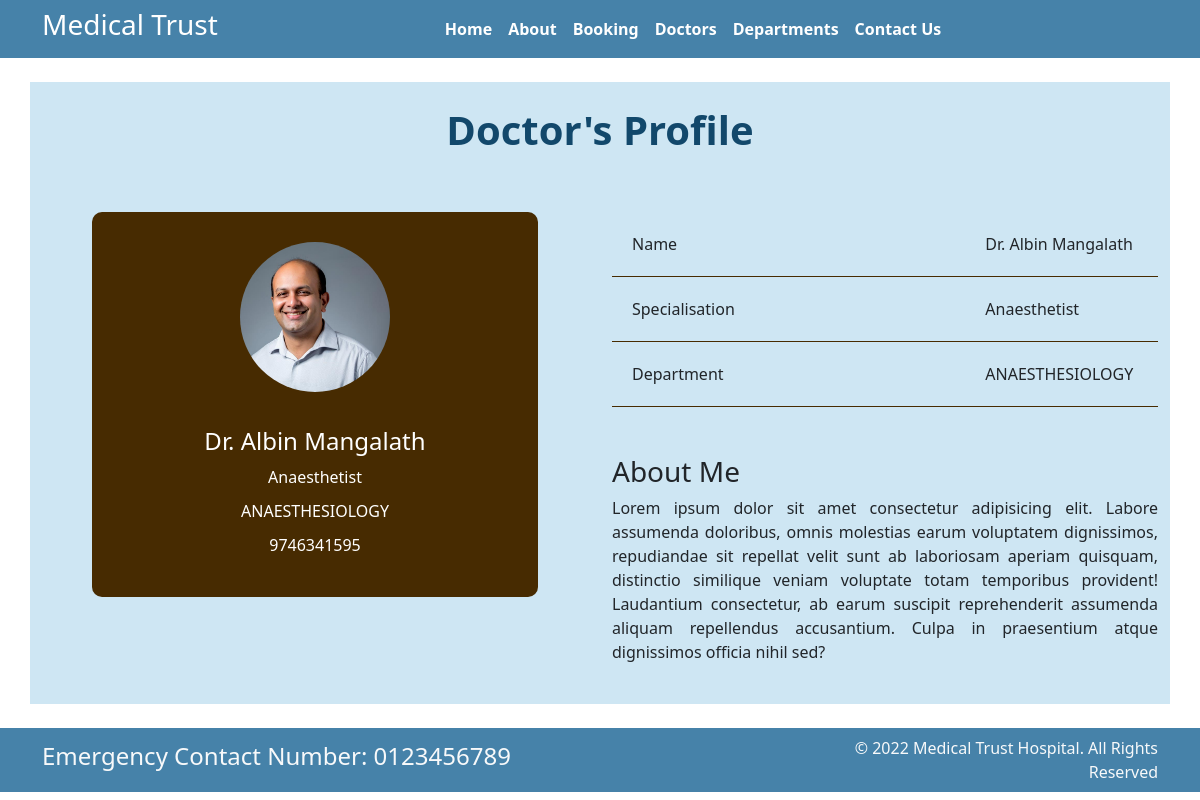
Page /profile/1/ on the committed database.
### home/models.py (models this page shows)
class Doctors(models.Model):
    doc_name = models.CharField(max_length=100)
    doc_spec = models.CharField(max_length=100)
    dep_name = models.ForeignKey(Departments, on_delete=models.CASCADE)
    doc_image = models.ImageField(upload_to='doctors')
    doc_about = models.CharField(max_length=500, null='true', blank='true')
    doc_phone = models.IntegerField(null='true', blank='true')
    def __str__(self):
        return 'Dr ' + self.doc_name + ' - (' + self.doc_spec + ')'

class Departments(models.Model):
    dep_name = models.CharField(max_length=100)
    dep_description = models.TextField()
    def __str__(self):
        return self.dep_name

### home/views.py (the view)
# urls.py: path('profile/<int:my_id>/', views.profile, name='profile'),
def profile(request, my_id):
    print(my_id)
    prof = Doctors.objects.get(id=my_id)
    print(prof)
    return render(request, 'profile.html', {'prof': prof})

### templates/profile.html (shortened to what this page needs)
{% load static %}
<!DOCTYPE html>
<html lang="en">
<head>
    <link href="https://cdn.jsdelivr.net/npm/bootstrap@5.1.3/dist/css/bootstrap.min.css" rel="stylesheet"
>
    <link rel="stylesheet" href="{% static '/css/style.css' %}">
</head>
<body>
     <nav class="navbar navbar-expand-md " style="background-color : #4682A9    ">
      <div class="container">
        <div class="col-2 text-left pl-md-0">
          <h3 class="text-white"> Medical Trust </h3>
        </div>
        <div
          class="collapse navbar-collapse justify-content-center col-md-8 navbar-collapse-3">
          <ul class="navbar-nav justify-content-center  fw-bold">
            <li class="nav-item active">
              <a class="nav-link text-white" href="{% url 'home' %}">Home </a>
            </li>
            <li class="nav-item">
              <a class="nav-link text-white" href="{% url 'about' %}">About</a>
            </li>
            <li class="nav-item">
              <a class="nav-link text-white" href="{% url 'bookings' %}">Booking</a>
            </li>
            <li class="nav-item">
              <a class="nav-link text-white" href="{% url 'doctors' %}">Doctors</a>
            </li>
			 <li class="nav-item">
              <a class="nav-link text-white" href="{% url 'department' %}">Departments</a>
            </li>
            <li class="nav-item">
              <a class="nav-link text-white" href="{% url 'contact' %}">Contact Us</a>
            </li>
          </ul>
        </div>
      </div>
    </nav>
    <div class="container my-4 pb-4" style="background-color:#CEE6F3;">
        <h1 class="text-center fw-bold  pt-4" style="color :#12486B ">Doctor's Profile</h1>
        <div class="row">
            <div class="col-md-6">
                <div class="profile-links" style="">
                    <img src="{{prof.doc_image.url}}" alt="">
                    <h4><li>Dr. {{prof.doc_name}}</li></h4>
                    <li>{{prof.doc_spec}}</li>
                    <li> {{prof.dep_name}}</li>
                    <li>{{prof.doc_phone}}</li>
                </div>
            </div>
            <div class="col-md-6">
                <div class="mt-custum">
                    <div class="details">
                        <div class="row">
                            <div class="col-8">
                                Name
                            </div>
                            <div class="col-4">
                               Dr. {{prof.doc_name}}
                            </div>
                        </div>
                    </div>
                    <div class="details">
                        <div class="row">
                            <div class="col-8">
                                Specialisation
                            </div>
                            <div class="col-4">
                                {{prof.doc_spec}}
                            </div>
                        </div>
                    </div>
                    <div class="details">
                        <div class="row">
                            <div class="col-8">
                                Department
                            </div>
                            <div class="col-4">
                                {{prof.dep_name}}
                            </div>
                        </div>
                    </div>
                </div>
                <h3 class="mt-5">About Me</h3>
                <p class="text-justify">
                    Lorem ipsum dolor sit amet consectetur adipisicing elit. Labore assumenda doloribus, omnis molestias earum voluptatem dignissimos, repudiandae sit repellat velit sunt ab laboriosam aperiam quisquam, distinctio similique veniam voluptate totam temporibus provident! Laudantium consectetur, ab earum suscipit reprehenderit assumenda aliquam repellendus accusantium. Culpa in praesentium atque dignissimos officia nihil sed?
                </p>
            </div>
        </div>
    </div>
<section class="">
      <footer class="pt-2 pb-2  text-light" style="background-color : #4682A9">
        <div class="container">
          <div class="row align-items-center">
            <div class="col-12 col-md-8">
              <h4>Emergency Contact Number: 0123456789</h4>
            </div>
            <div class="col-12 col-md-4 mt-4 mt-md-0 text-center text-md-end">
              © 2022 Medical Trust Hospital. All Rights Reserved
            </div>
          </div>
        </div>
      </footer>
    </section>
</body>
</html>

### static/css/style.css (style rules this page uses)
.profile-links { background-color:#12486B; padding: 30px 20px; text-align: center; margin: 100px 70px 0 70px; border-radius: 10px; }
.profile-links img { width: 150px; height: 150px; border-radius: 50%; display: inline-block; margin-bottom: 25px; }
.profile-links li { display: block; margin: 10px 0; color: #fff; }
.mt-custum { margin-top: 100px; }
.mt-custum .details { border-bottom: 1px solid #472b01; padding: 20px; font-weight: 500; }
.text-justify { text-align: justify; }
@media (max-width:1200px) { .mt-custum { margin-top: 50px; } }
@media (max-width:1200px) { .profile-links { background-color: #472b01; padding: 30px 20px; text-align: center; margin: 50px 50px 0 50px; border-radius: 10px; } }

### rows in the picture
Doctors: doc_image (picture), doc_name "Albin Mangalath", doc_spec "Anaesthetist", dep_name "ANAESTHESIOLOGY", doc_phone "9746341595"
